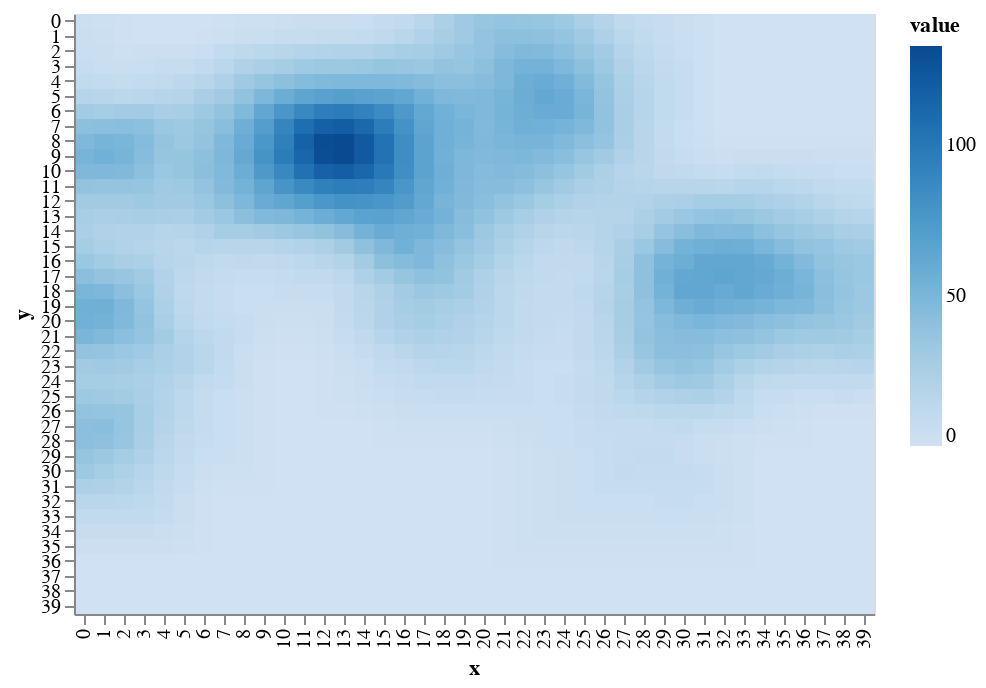

The notebook cell this image was saved under:
### Code cell
draw.drawRainFall(world.grid_rainfall)

### Figure 1 — Vega-Lite specification as saved in the notebook (floating-point values rounded to 4 significant figures; data arrays with more than 128 entries replaced by an {"elided": "..."} marker saying what was removed)
{"$schema": "https://vega.github.io/schema/vega-lite/v2.6.0.json", "config": {"view": {"height": 300, "width": 400}}, "data": {"name": "data-22d71d53ac541957a682ff7603bdf541"}, "datasets": {"data-22d71d53ac541957a682ff7603bdf541": {"elided": "1600 records"}}, "encoding": {"color": {"field": "value", "scale": {"scheme": "blues"}, "type": "quantitative"}, "x": {"field": "x", "type": "ordinal"}, "y": {"field": "y", "type": "ordinal"}}, "mark": "rect"}
